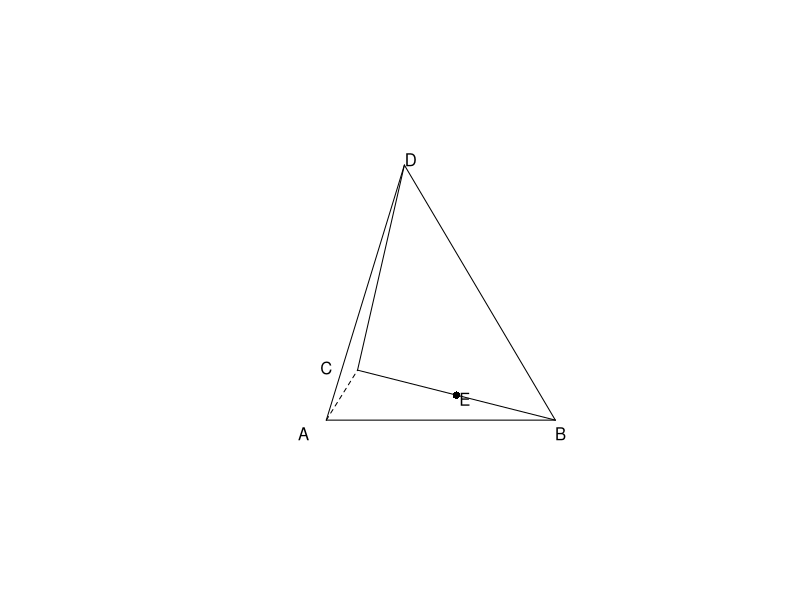
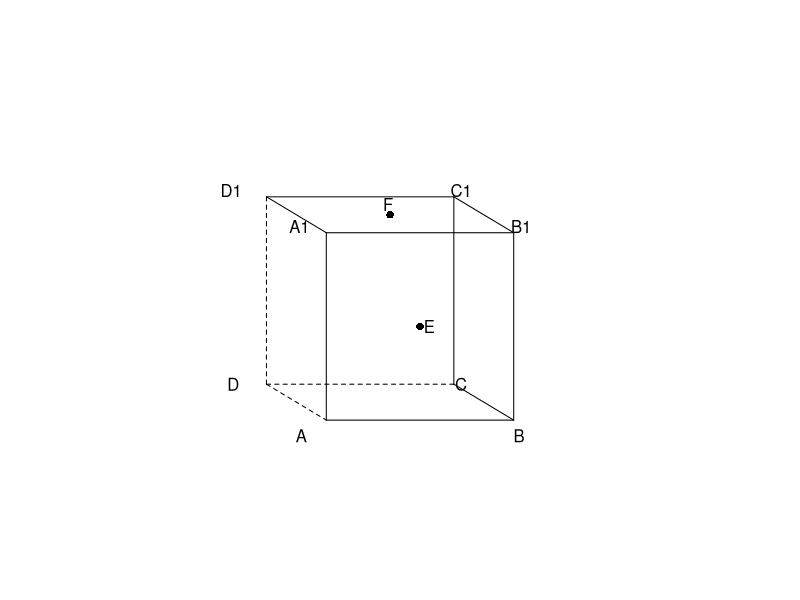
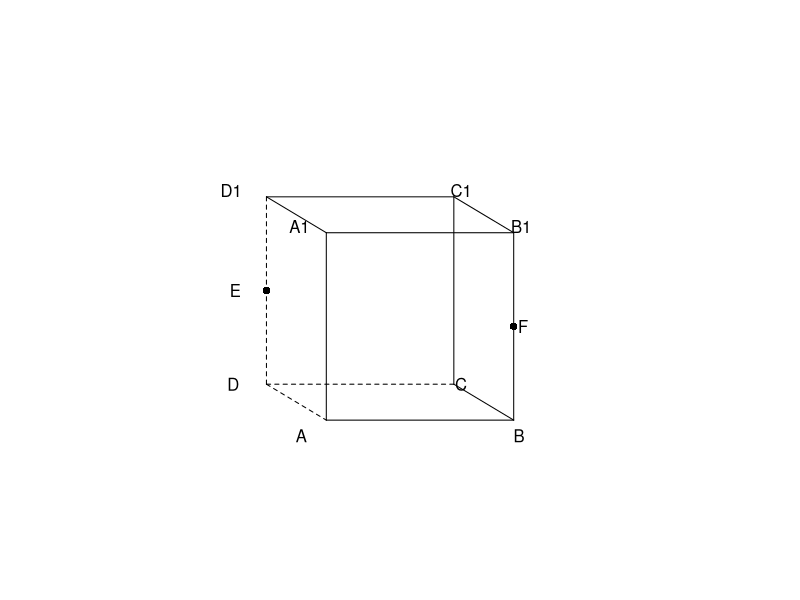
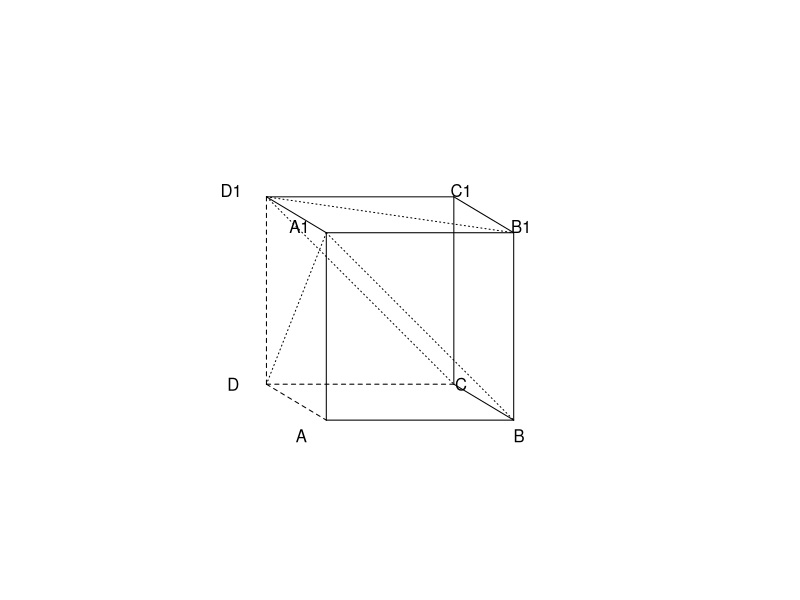
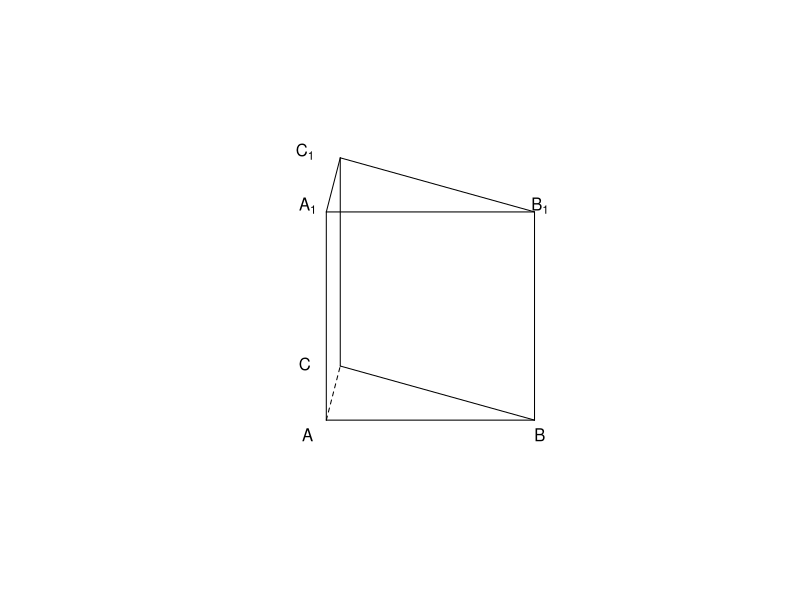
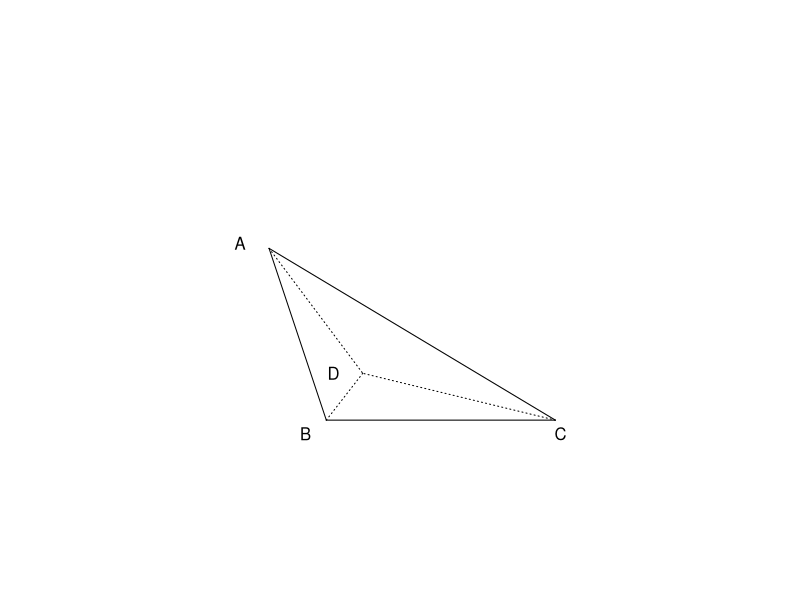
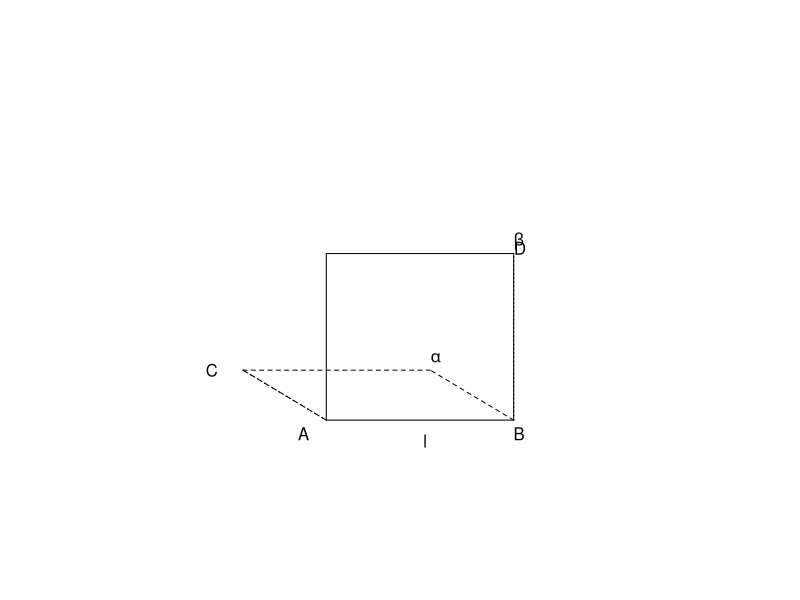
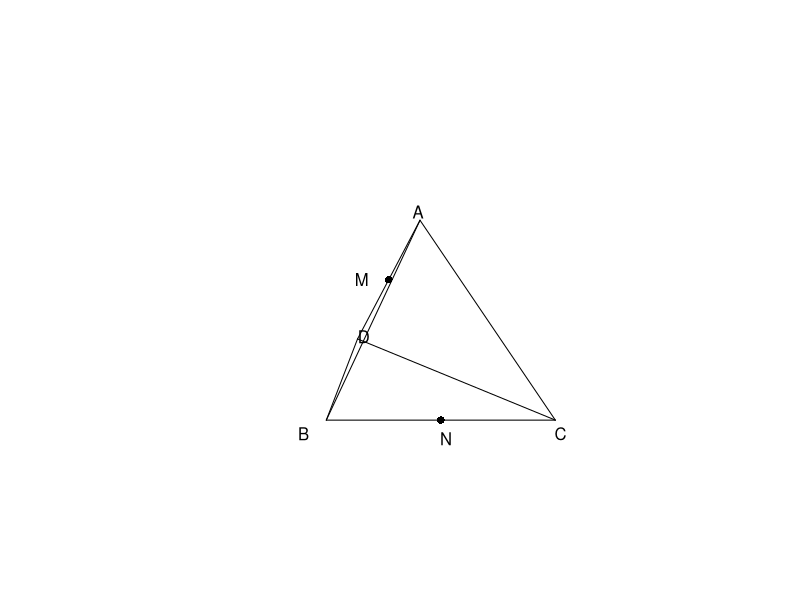

Here is the R script that generated these plots, in order:
setwd("C:/Users/18904/Github/senior-mathematics/codes")
if(!dir.exists("../figures"))dir.create("../figures")
pr=function(p)c(p[1]-0.5*p[2],p[3]+0.3*p[2])
ln=function(a,b,lty=1){pa=pr(a);pb=pr(b);lines(c(pa[1],pb[1]),c(pa[2],pb[2]),lty=lty)}
lb=function(p,t,dx=0.07,dy=0.06){q=pr(p);text(q[1]+dx,q[2]+dy,t)}
dot=function(p){q=pr(p);points(q[1],q[2],pch=16)}
mk=function(){plot(0,0,type="n",xlim=c(-1.8,3.6),ylim=c(-0.6,3.1),axes=FALSE,xlab="",ylab="",asp=1)}
# box ABCD-A1B1C1D1: A front-left-bottom, B front-right, C back-right, D back-left
bx=function(w=2,d=1.1,h=1.5){
 A=c(0,0,0);B=c(w,0,0);C=c(w,d,0);D=c(0,d,0)
 A1=c(0,0,h);B1=c(w,0,h);C1=c(w,d,h);D1=c(0,d,h)
 ln(A,B);ln(B,C);ln(A1,B1);ln(B1,C1);ln(C1,D1);ln(D1,A1)
 ln(A,A1);ln(B,B1);ln(C,C1)
 ln(D,C,2);ln(D,A,2);ln(D,D1,2)
 list(A=A,B=B,C=C,D=D,A1=A1,B1=B1,C1=C1,D1=D1)}
lbb=function(b,q="1"){
 lb(b$A,"A",dx=-0.24,dy=-0.15);lb(b$B,"B",dx=0.05,dy=-0.15)
 lb(b$D,"D",dx=-0.32,dy=0.0);lb(b$C,"C",dx=0.07,dy=0.0)
 lb(b$A1,paste0("A",q),dx=-0.26,dy=0.06);lb(b$B1,paste0("B",q),dx=0.07,dy=0.06)
 lb(b$D1,paste0("D",q),dx=-0.34,dy=0.06);lb(b$C1,paste0("C",q),dx=0.07,dy=0.06)}
# parallelepiped
pp=function(w=2,d=1.1,h=1.5,ux=0.12,uy=-0.12){
 A=c(0,0,0);B=c(w,0,0);C=c(w,d,0);D=c(0,d,0)
 A1=c(ux,uy,h);B1=c(w+ux,uy,h);C1=c(w+ux,d+uy,h);D1=c(ux,d+uy,h)
 ln(A,B);ln(B,C);ln(A1,B1);ln(B1,C1);ln(C1,D1);ln(D1,A1)
 ln(A,A1);ln(B,B1);ln(C,C1)
 ln(D,C,2);ln(D,A,2);ln(D,D1,2)
 list(A=A,B=B,C=C,D=D,A1=A1,B1=B1,C1=C1,D1=D1)}
# tetrahedron ABCD
tet=function(){
 A=c(0,0,0);B=c(2.2,0,0);C=c(1.1,1.6,0);D=c(1.0,0.5,2.3)
 ln(A,B);ln(B,C);ln(B,D);ln(C,D);ln(A,D);ln(A,C,2)
 list(A=A,B=B,C=C,D=D)}
lbt=function(t){
 lb(t$A,"A",dx=-0.22,dy=-0.13);lb(t$B,"B",dx=0.05,dy=-0.13)
 lb(t$C,"C",dx=-0.30,dy=0.02);lb(t$D,"D",dx=0.06,dy=0.05)}
# triangular prism ABC-A1B1C1 (regular, equilateral base)
trip=function(L=2,h=1.5){
 A=c(0,0,0);B=c(L,0,0);C=c(L/2,L*0.866,0)
 A1=c(0,0,h);B1=c(L,0,h);C1=c(L/2,L*0.866,h)
 ln(A,B);ln(B,C);ln(A1,B1);ln(B1,C1);ln(C1,A1)
 ln(A,A1);ln(B,B1);ln(C,C1);ln(A,C,2)
 list(A=A,B=B,C=C,A1=A1,B1=B1,C1=C1)}
lbtp=function(t){
 lb(t$A,"A",dx=-0.18,dy=-0.14);lb(t$B,"B",dx=0.05,dy=-0.14)
 lb(t$C,"C",dx=-0.34,dy=0.02)
 lb(t$A1,expression(A[1]),dx=-0.18,dy=0.06);lb(t$B1,expression(B[1]),dx=0.05,dy=0.06)
 lb(t$C1,expression(C[1]),dx=-0.34,dy=0.06)}

# week59-1: 四面体 ABCD, E mid BC
draw1=function(){mk();t=tet();lbt(t)
 E=(t$B+t$C)/2
 dot(E);lb(E,"E",dx=0.08,dy=-0.04)}

# week59-2: 正方体, E center of face AB1 (ABB1A1), F center of top face A1B1C1D1
draw2=function(){mk();b=bx(1.8,1.15,1.8);lbb(b)
 E=(b$A+b$B1)/2;F=(b$A1+b$C1)/2
 dot(E);lb(E,"E",dx=0.09,dy=0.0)
 dot(F);lb(F,"F",dx=-0.02,dy=0.10)}

# week59-3: 棱长1正方体, E mid DD1, F mid BB1
draw3=function(){mk();b=bx(1.8,1.15,1.8);lbb(b)
 E=(b$D+b$D1)/2;F=(b$B+b$B1)/2
 dot(E);lb(E,"E",dx=-0.30,dy=0.0)
 dot(F);lb(F,"F",dx=0.09,dy=0.0)}

# week59-4: 正方体, planes A1DB and D1CB1 (draw diagonals of those planes)
draw4=function(){mk();b=bx(1.8,1.15,1.8);lbb(b)
 ln(b$A1,b$B,3);ln(b$A1,b$D,3);ln(b$D1,b$C,3);ln(b$D1,b$B1,3)}

# week59-5: 正三棱柱 all edges 2
draw5=function(){mk();t=trip(2,2);lbtp(t)}

# week59-6: two perpendicular triangles ABC and DBC sharing BC
draw6=function(){mk()
 B=c(0,0,0);C=c(2.2,0,0)
 A=c(-0.3,0.5,1.5)
 D=c(1.1,1.5,0)
 ln(B,C);ln(B,A);ln(C,A);ln(B,D,3);ln(C,D,3);ln(A,D,3)
 lb(B,"B",dx=-0.20,dy=-0.13);lb(C,"C",dx=0.05,dy=-0.13)
 lb(A,"A",dx=-0.28,dy=0.05);lb(D,"D",dx=-0.28,dy=0.0)}

# week59-7: dihedral angle alpha-l-beta, A,B on l, AC in alpha perp l, BD in beta perp l
draw7=function(){mk()
 A=c(0,0,0);B=c(1.8,0,0)
 # alpha = table plane z=0, extends in +y
 Ay=c(0,1.6,0);By=c(1.8,1.6,0)
 # beta = wall plane y=0, extends in +z
 Az=c(0,0,1.6);Bz=c(1.8,0,1.6)
 # draw alpha parallelogram (solid front edge, dashed back edge)
 ln(A,B);ln(B,By,2);ln(By,Ay,2);ln(Ay,A,2)
 # draw beta parallelogram
 ln(A,Az);ln(Az,Bz);ln(Bz,B)
 # AC in alpha perp l: from A toward Ay
 C=Ay; D=Bz
 ln(A,C,3);ln(B,D,3)
 lb(A,"A",dx=-0.22,dy=-0.13);lb(B,"B",dx=0.05,dy=-0.13)
 lb(C,"C",dx=-0.30,dy=0.0);lb(D,"D",dx=0.06,dy=0.05)
 q=pr(By);text(q[1]+0.05,q[2]+0.12,expression(alpha))
 q2=pr(Bz);text(q2[1]+0.05,q2[2]+0.12,expression(beta))
 q3=pr(c(0.9,0,0));text(q3[1]+0.05,q3[2]-0.20,"l")}

# week59-8: 三棱锥 A-BCD, AB=AC=BD=CD, M mid AD, N mid BC
draw8=function(){mk()
 B=c(0,0,0);C=c(2.2,0,0);A=c(1.1,0.4,1.8);D=c(1.1,1.6,0.3)
 ln(A,B);ln(A,C);ln(B,C);ln(B,D);ln(C,D);ln(A,D)
 lb(A,"A",dx=-0.02,dy=0.08);lb(B,"B",dx=-0.22,dy=-0.13)
 lb(C,"C",dx=0.05,dy=-0.13);lb(D,"D",dx=0.06,dy=0.02)
 M=(A+D)/2;N=(B+C)/2
 dot(M);lb(M,"M",dx=-0.26,dy=0.0)
 dot(N);lb(N,"N",dx=0.05,dy=-0.18)}

# week59-9: 三棱锥 O-ABC, OA,OB,OC mutually perpendicular
draw9=function(){mk()
 O=c(0,0,0);A=c(2.2,0,0);B=c(0,0,1.8);C=c(0,1.5,0)
 ln(O,A);ln(O,B);ln(O,C);ln(A,B);ln(A,C,2);ln(B,C)
 lb(O,"O",dx=-0.22,dy=-0.13);lb(A,"A",dx=0.05,dy=-0.13)
 lb(B,"B",dx=-0.26,dy=0.05);lb(C,"C",dx=-0.30,dy=0.0)}

# week59-10: 三棱锥 A-BCD, E mid CD, F on AE (EF=2FA => AF:FE=1:2)
draw10=function(){mk();t=tet();lbt(t)
 E=(t$C+t$D)/2
 F=t$A+(E-t$A)/3
 dot(E);lb(E,"E",dx=0.10,dy=0.02)
 dot(F);lb(F,"F",dx=-0.22,dy=0.02)
 ln(t$A,E,3)}

# week59-11: 直三棱柱 ABC-A1B1C1, AB perp AC, axes from A
draw11=function(){mk()
 A=c(0,0,0);B=c(2.0,0,0);C=c(0,1.4,0)
 A1=c(0,0,2.2);B1=c(2.0,0,2.2);C1=c(0,1.4,2.2)
 ln(A,B);ln(B,C,2);ln(C,A,2)
 ln(A1,B1);ln(B1,C1);ln(C1,A1)
 ln(A,A1);ln(B,B1);ln(C,C1)
 lb(A,"A",dx=-0.22,dy=-0.13);lb(B,"B",dx=0.05,dy=-0.13)
 lb(C,"C",dx=-0.30,dy=0.0)
 lb(A1,expression(A[1]),dx=-0.22,dy=0.06);lb(B1,expression(B[1]),dx=0.05,dy=0.06)
 lb(C1,expression(C[1]),dx=-0.30,dy=0.06)
 # axes from A
 ln(A,c(2.7,0,0));ln(A,c(0,1.9,0));ln(A,c(0,0,2.7))
 lb(c(2.7,0,0),"x",dx=0.05,dy=-0.06)
 lb(c(0,1.9,0),"y",dx=-0.05,dy=0.15)
 lb(c(0,0,2.7),"z",dx=-0.06,dy=0.06)}

# week59-12: 平行六面体, E mid AB, F mid C1D1
draw12=function(){mk();b=pp(2,1.1,1.5);lbb(b)
 E=(b$A+b$B)/2;F=(b$C1+b$D1)/2
 dot(E);lb(E,"E",dx=-0.02,dy=-0.18)
 dot(F);lb(F,"F",dx=0.08,dy=0.02)}

# week59-13: 四面体 ABCD, AD perp plane BCD, M mid AD, P mid BM, Q on AC (AQ=3QC)
draw13=function(){mk()
 D=c(0,0,0);B=c(2.0,0,0);C=(c(0,1.4,0));A=c(0,0,1.8)
 ln(D,B);ln(B,C,2);ln(C,D,2)
 ln(D,A);ln(A,B);ln(A,C)
 lb(D,"D",dx=-0.22,dy=-0.13);lb(B,"B",dx=0.05,dy=-0.13)
 lb(C,"C",dx=-0.30,dy=0.0);lb(A,"A",dx=-0.26,dy=0.06)
 M=(A+D)/2;P=(B+M)/2;Q=(A+3*C)/4
 dot(M);lb(M,"M",dx=-0.28,dy=0.0)
 dot(P);lb(P,"P",dx=0.08,dy=0.0)
 dot(Q);lb(Q,"Q",dx=-0.24,dy=0.02)}

# week59-14: 正方体, E on BD (BE=1/3 BD => E = B + 1/3(D-B)), F on CB1 (CF=1/3 CB1)
draw14=function(){mk();b=bx(1.8,1.15,1.8);lbb(b)
 E=b$B+(b$D-b$B)/3
 F=b$C+(b$B1-b$C)/3
 dot(E);lb(E,"E",dx=0.08,dy=-0.10)
 dot(F);lb(F,"F",dx=0.09,dy=0.0)
 ln(b$B,b$D,3);ln(b$C,b$B1,3)}

# week59-15: 正方体, O center of face A1ABB1 (front face), E mid BC
draw15=function(){mk();b=bx(1.8,1.15,1.8);lbb(b)
 O=(b$A+b$B1)/2;E=(b$B+b$C)/2
 dot(O);lb(O,"O",dx=0.09,dy=0.0)
 dot(E);lb(E,"E",dx=0.08,dy=-0.08)}

# week59-16: 正四面体 OABC all edges 1, D mid OA, E mid BC
draw16=function(){mk()
 O=c(0,0,0);A=c(2.0,0,0);B=c(1.0,1.5,0);C=c(1.0,0.5,1.8)
 ln(O,A);ln(A,B);ln(B,C);ln(C,O,2);ln(O,C,2);ln(O,B);ln(A,C)
 lb(O,"O",dx=-0.22,dy=-0.13);lb(A,"A",dx=0.05,dy=-0.13)
 lb(B,"B",dx=-0.28,dy=0.0);lb(C,"C",dx=0.06,dy=0.05)
 D=(O+A)/2;E=(B+C)/2
 dot(D);lb(D,"D",dx=-0.02,dy=-0.18)
 dot(E);lb(E,"E",dx=0.09,dy=0.02)}

# week59-17: 正四面体 ABCD edge a, M mid AB, N mid CD
draw17=function(){mk();t=tet();lbt(t)
 M=(t$A+t$B)/2;N=(t$C+t$D)/2
 dot(M);lb(M,"M",dx=-0.02,dy=-0.18)
 dot(N);lb(N,"N",dx=0.10,dy=0.02)
 ln(M,N,3)}

# week59-18: 正方体 (prime notation), M mid BB', N mid B'C'
draw18=function(){mk();b=bx(1.8,1.15,1.8);lbb(b,"'")
 M=(b$B+b$B1)/2;N=(b$B1+b$C1)/2
 dot(M);lb(M,"M",dx=0.09,dy=0.0)
 dot(N);lb(N,"N",dx=0.06,dy=0.10)}

# week59-19: 正方体, hexagon EFGHKL midpoints
draw19=function(){mk();b=bx(1.8,1.15,1.8);lbb(b)
 E=(b$A+b$B)/2;F=(b$B+b$B1)/2;G=(b$B1+b$C1)/2
 H=(b$C1+b$D1)/2;K=(b$D1+b$D)/2;L=(b$D+b$A)/2
 ln(E,F,3);ln(F,G,3);ln(G,H,3);ln(H,K,3);ln(K,L,3);ln(L,E,3)
 dot(E);lb(E,"E",dx=-0.02,dy=-0.18)
 dot(F);lb(F,"F",dx=0.09,dy=0.0)
 dot(G);lb(G,"G",dx=0.06,dy=0.10)
 dot(H);lb(H,"H",dx=-0.28,dy=0.10)
 dot(K);lb(K,"K",dx=-0.30,dy=0.0)
 dot(L);lb(L,"L",dx=-0.22,dy=-0.10)}

# week59-20: 长方体 AB=2, BC=CC1=1, E mid CD
draw20=function(){mk();b=bx(2.0,1.1,1.1);lbb(b)
 E=(b$C+b$D)/2
 dot(E);lb(E,"E",dx=0.08,dy=0.02)}

# week59-21: 长方体, E on A1A (A1E=1), F on A1B1, G on A1D1
draw21=function(){mk();b=bx(2.0,1.2,1.8);lbb(b)
 E=b$A1+(b$A-b$A1)*0.4
 F=b$A1+(b$B1-b$A1)*0.5
 G=b$A1+(b$D1-b$A1)*0.5
 dot(E);lb(E,"E",dx=-0.28,dy=0.0)
 dot(F);lb(F,"F",dx=0.0,dy=0.12)
 dot(G);lb(G,"G",dx=-0.26,dy=0.08)
 ln(E,F,3);ln(F,G,3);ln(G,E,3)}

# week59-22: 棱长1正方体, E mid CD
draw22=function(){mk();b=bx(1.8,1.15,1.8);lbb(b)
 E=(b$C+b$D)/2
 dot(E);lb(E,"E",dx=0.08,dy=0.02)}

# week59-23: 正方体, M mid AA1, O mid BD1
draw23=function(){mk();b=bx(1.8,1.15,1.8);lbb(b)
 M=(b$A+b$A1)/2;O=(b$B+b$D1)/2
 dot(M);lb(M,"M",dx=-0.28,dy=0.0)
 dot(O);lb(O,"O",dx=0.08,dy=0.02)
 ln(b$B,b$D1,3)}

# week59-24: 正方体, Q mid B1C1, P on AA1 (AP:AA1=1:3 => P = A + 1/3(A1-A))
draw24=function(){mk();b=bx(1.8,1.15,1.8);lbb(b)
 Q=(b$B1+b$C1)/2;P=b$A+(b$A1-b$A)/3
 dot(Q);lb(Q,"Q",dx=0.0,dy=0.12)
 dot(P);lb(P,"P",dx=-0.28,dy=0.0)}

# week59-25: 直三棱柱 angle BAC=90, AB=AC=2, AA1=3, M mid AB, N mid B1C1, P center of side face
draw25=function(){mk()
 A=c(0,0,0);B=c(2.0,0,0);C=c(0,1.4,0)
 A1=c(0,0,2.6);B1=c(2.0,0,2.6);C1=c(0,1.4,2.6)
 ln(A,B);ln(B,C,2);ln(C,A,2)
 ln(A1,B1);ln(B1,C1);ln(C1,A1)
 ln(A,A1);ln(B,B1);ln(C,C1)
 lb(A,"A",dx=-0.22,dy=-0.13);lb(B,"B",dx=0.05,dy=-0.13)
 lb(C,"C",dx=-0.30,dy=0.0)
 lb(A1,expression(A[1]),dx=-0.22,dy=0.06);lb(B1,expression(B[1]),dx=0.05,dy=0.06)
 lb(C1,expression(C[1]),dx=-0.30,dy=0.06)
 M=(A+B)/2;N=(B1+C1)/2;P=(B+C1)/2
 dot(M);lb(M,"M",dx=-0.02,dy=-0.18)
 dot(N);lb(N,"N",dx=-0.02,dy=0.12)
 dot(P);lb(P,"P",dx=0.09,dy=0.0)}

# week59-26: two perpendicular squares ABCD (horizontal) and ABEF (vertical), M on AC, N on BF
draw26=function(){mk()
 A=c(0,0,0);B=c(2.0,0,0);C=c(2.0,1.4,0);D=c(0,1.4,0)
 E=c(2.0,0,1.4);F=c(0,0,1.4)
 # horizontal square ABCD (AD edge dashed as back)
 ln(A,B);ln(B,C);ln(C,D,2);ln(D,A,2)
 # vertical square ABEF
 ln(A,F,3);ln(F,E);ln(E,B)
 lb(A,"A",dx=-0.22,dy=-0.13);lb(B,"B",dx=0.05,dy=-0.13)
 lb(C,"C",dx=0.07,dy=0.0);lb(D,"D",dx=-0.32,dy=0.0)
 lb(E,"E",dx=0.07,dy=0.06);lb(F,"F",dx=-0.26,dy=0.06)
 M=c(1.2,0.84,0);N=c(1.2,0,0.56)
 dot(M);lb(M,"M",dx=0.08,dy=0.0)
 dot(N);lb(N,"N",dx=0.09,dy=0.0)}

for(i in 1:26){
 f=get(paste0("draw",i))
 cairo_pdf(paste0("../figures/week59-",i,".pdf"),width=4,height=4,family="SimSun")
 f();dev.off()
 svglite::svglite(paste0("../figures/week59-",i,".svg"),width=4,height=4)
 f();dev.off()}
